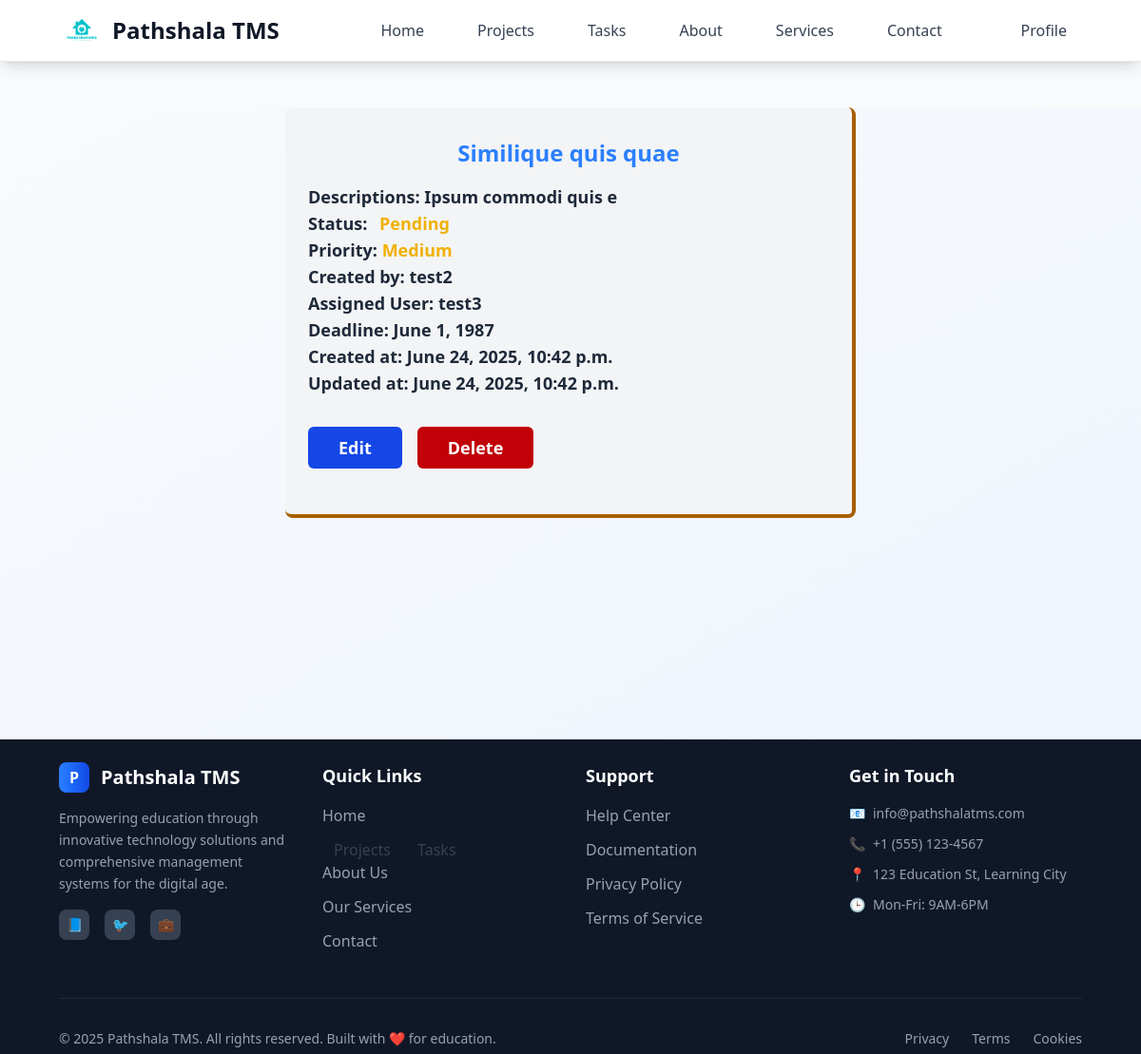
/employer/task/2 (signed in), run on an earlier commit of the app's database.
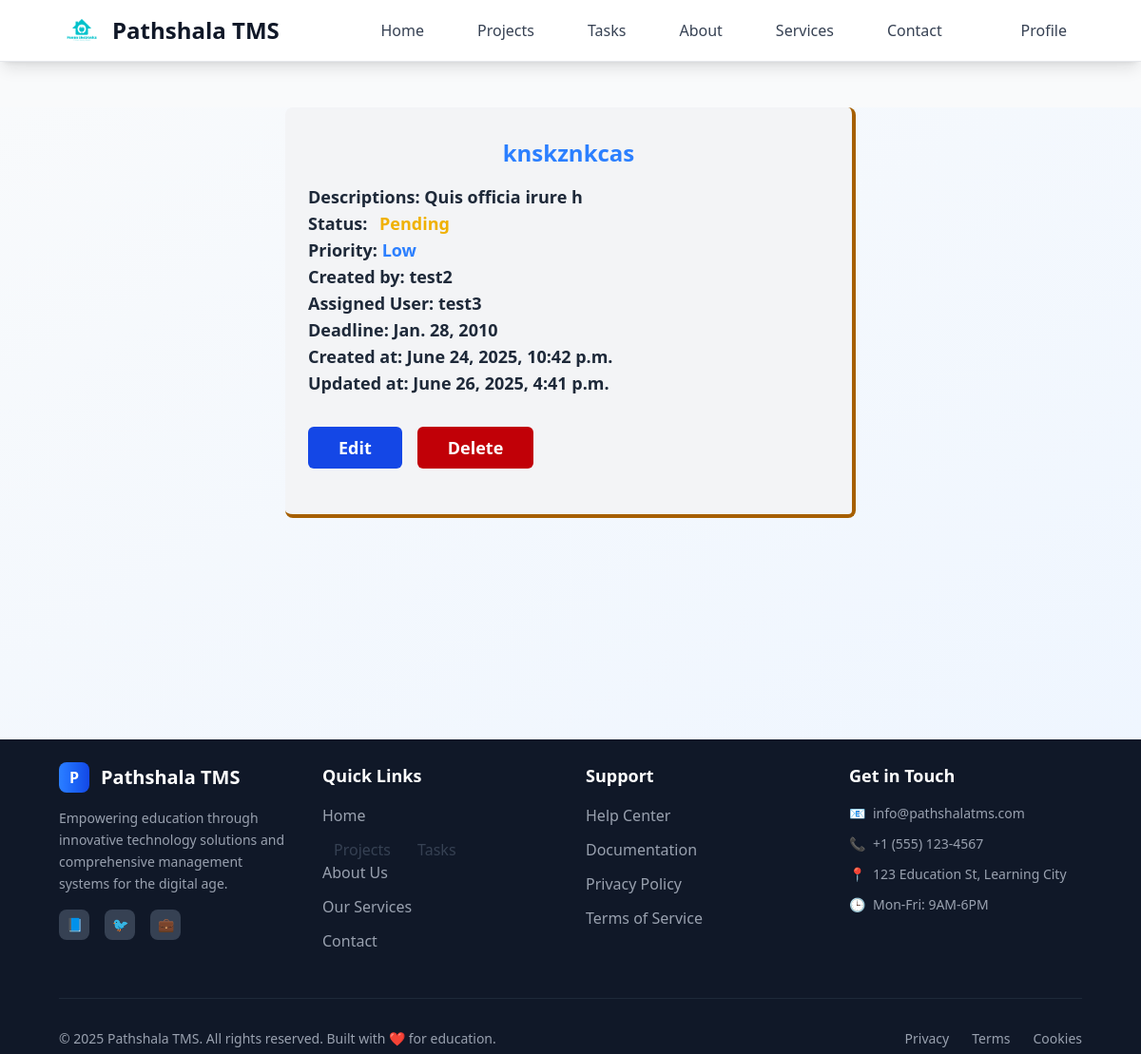
And on a later commit of the database.
### tasks/models.py (models this page shows)
class Task(models.Model):
    class StatusOptions(models.TextChoices):
        PENDING = "Pending", "Pending"
        IN_PROGRESS = "In Progress", "In Progress"
        COMPLETED = "Completed", "Completed"
        CANCELED = "Canceled", "Canceled"
    class TaskPriorityOPtion(models.TextChoices):
        LOW="Low",'Low'
        MEDIUM="Medium",'Medium'
        HIGH="High",'High'
    title = models.CharField(max_length=30)
    description = models.TextField(null=True, blank=True)
    user = models.ForeignKey(User, on_delete=models.CASCADE, related_name="tasks")
    project = models.ForeignKey(Project, on_delete=models.CASCADE)
    assigned_user = models.ForeignKey( User, on_delete=models.SET_NULL, related_name="assigned_tasks", null=True, blank=True)
    status = models.CharField(choices=StatusOptions, default=StatusOptions.PENDING)
    priority=models.CharField(choices=TaskPriorityOPtion,default=TaskPriorityOPtion.LOW)
    deadline=models.DateField( null=True, blank=True)
    created_at = models.DateTimeField(auto_now_add=True, editable=False)
    updated_at = models.DateTimeField(auto_now=True, editable=False)
    attachment = models.FileField(blank=True, null=True, upload_to=attachment_path)

### tasks/views.py (the view)
# urls.py: path('task/<int:id>',taskDetails),
@login_required(login_url="/login")
def taskDetails(request, id):
    role = request.user.profile.role
    task = Task.objects.get(pk=id)
    if role == "employer":
        return render(request, "pages/employer/project/tasks/task_details.html",{"task":task})
    elif role == "employee":
        return render(request, "pages/employee/project/task/task_details.html",{"task":task})
    else:
        return redirect("/")

### templates/pages/employer/project/tasks/task_details.html (shortened to what this page needs)
{% extends 'layouts/main.html' %} {% block content %}
<div
  class="my-12 w-1/2 mx-auto space-y-4 relative bg-gray-100 border-b-4 border-r-4 rounded-lg py-4 px-6 {% if task.status == 'Canceled' %} border-red-700 {% elif task.status == 'Completed' %} border-green-700 {% elif task.status == 'Pending' %} border-yellow-700 {% elif task.status == 'In Progress' %} border-blue-700 {% else %} border-purple-700 {% endif %}"
>
  <div class="text-2xl font-bold text-blue-500 my-4 text-center">
    {{ task.title }}
  </div>
  <div class="text-lg font-semibold text-gray-800">
    <div>Descriptions: {{ task.description }}</div>
    <div>
      Status:
      <span
        class="{% if task.status == 'Canceled' %} text-red-500 {% elif task.status == 'Completed' %} text-green-500 {% elif task.status == 'Pending' %} text-yellow-500 {% elif task.status == 'In Progress' %} text-blue-500 {% else %} text-purple-500 {% endif %} h-8 px-2 my-auto rounded-lg font-bold"
      >
        {{ task.status }}
      </span>
    </div>
    <div>
      Priority:
      <span
        class="font-bold {% if task.priority == 'High' %} text-red-500 {% elif task.priority == 'Medium' %} text-yellow-500 {% elif task.priority == 'Low' %} text-blue-500 {% else %} text-purple-500 {% endif %}"
      >
        {{ task.priority }}</span
      >
    </div>
    <div>Created by: {{ task.user }}</div>
    <div>Assigned User: {{ task.assigned_user }}</div>
    <div>Deadline: {{ task.deadline }}</div>
    <div>Created at: {{ task.created_at }}</div>
    <div>Updated at: {{ task.updated_at }}</div>
    <div class="flex gap-4 mb-4 mt-8">
      <a
        class="px-8 py-2 rounded-md bg-blue-700 hover:bg-blue-800 text-white"
        href="/employer/edit-task/{{task.id}}"
        >Edit</a
      >
      <a
        class="px-8 py-2 rounded-md bg-red-700 hover:bg-red-800 text-white"
        href="/employer/delete-task/{{task.project.id}}/{{task.id}}"
        >Delete</a
      >
    </div>
  </div>
</div>
{% endblock %}

What changed in the data, as far as the page shows it:
changed Task "Pending": title "Similique quis quae" → "knskznkcas"; description "Ipsum commodi quis e" → "Quis officia irure h"; priority "Medium" → "Low"; deadline "June 1, 1987" → "Jan. 28, 2010"; updated_at "June 24, 2025, 10:42 p.m." → "June 26, 2025, 4:41 p.m."
